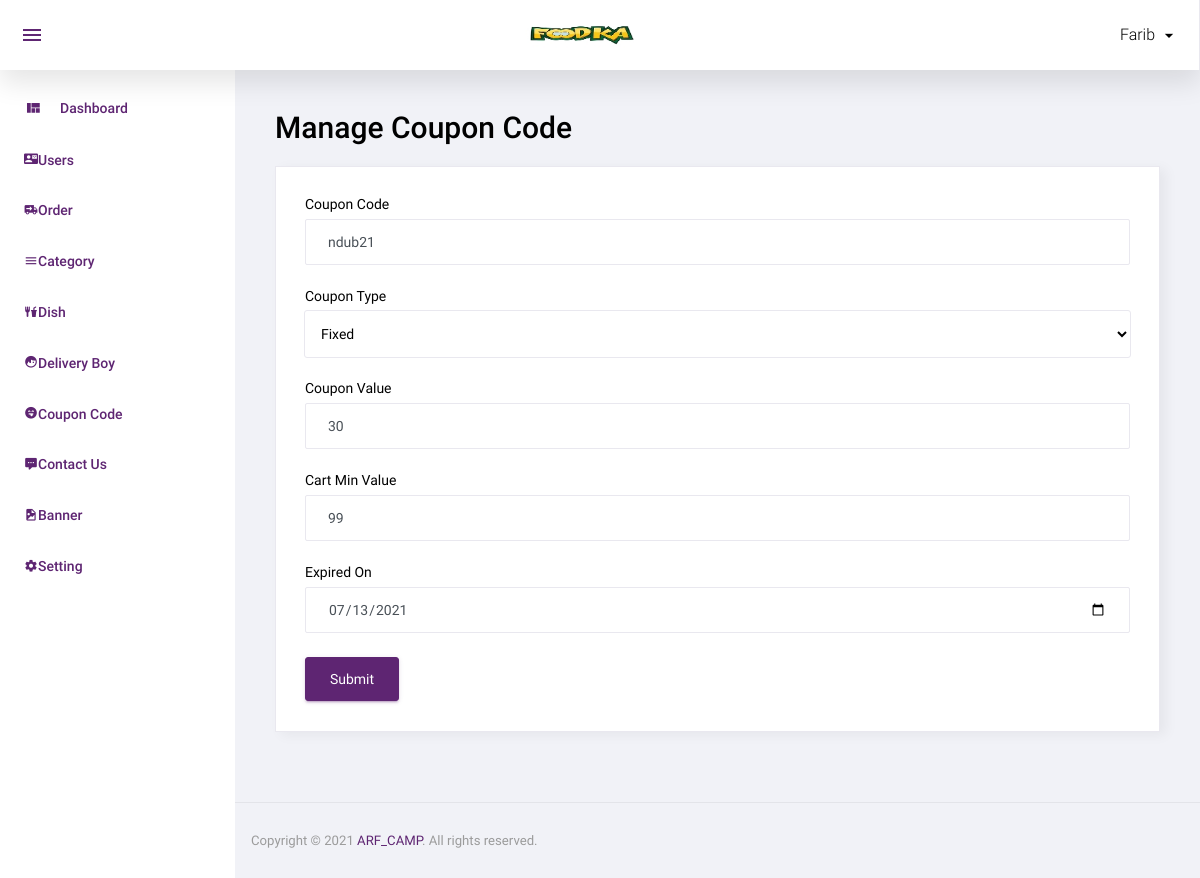
Page /admin/manage_coupon_code.php?id=1 (signed in) on the earlier database version.
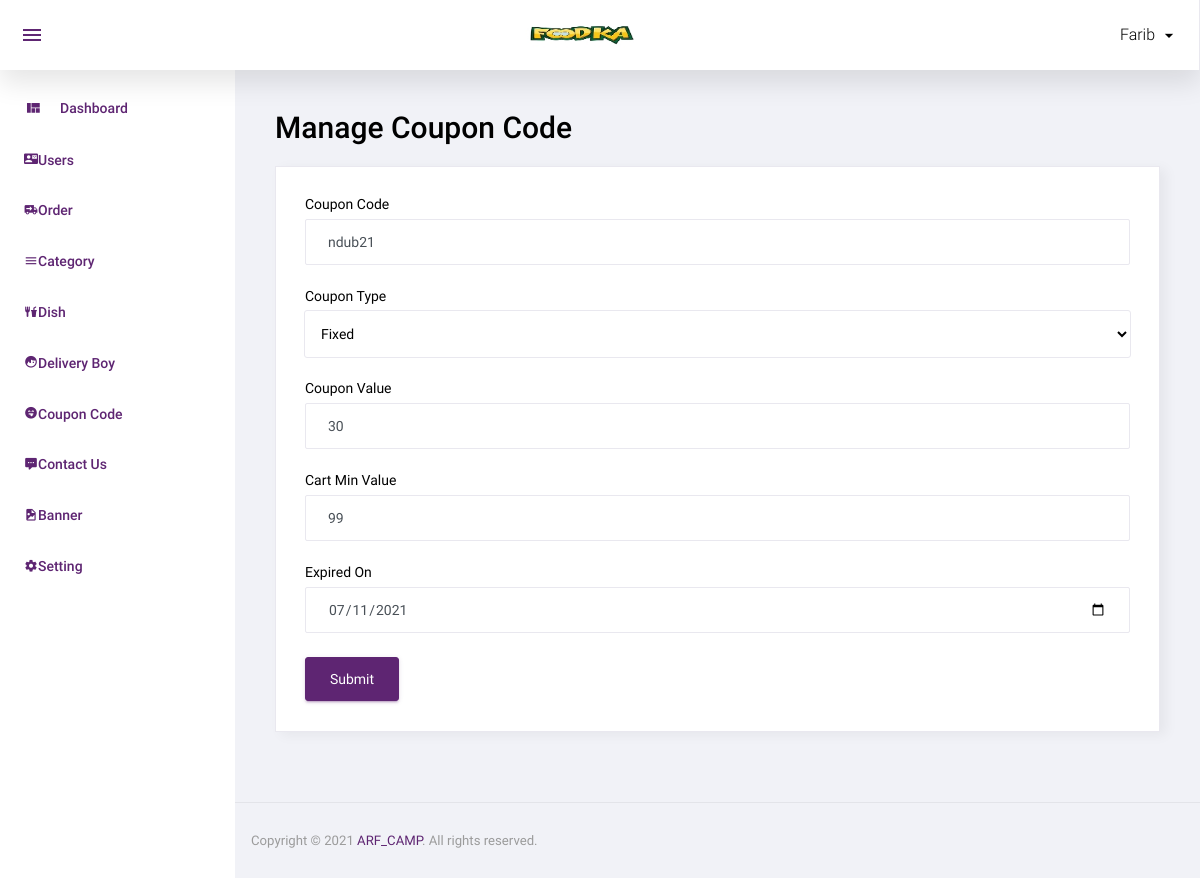
Same page on the later database version.
### tables this page shows
CREATE TABLE `coupon_code` (
  `id` int(11) NOT NULL,
  `coupon_code` varchar(20) NOT NULL,
  `coupon_type` enum('P','F') NOT NULL,
  `coupon_value` int(11) NOT NULL,
  `cart_min_value` int(11) NOT NULL,
  `expired_on` date NOT NULL,
  `status` int(11) NOT NULL,
  `added_on` datetime NOT NULL
);

### function.inc.php (called while the page is built, shortened)
<?php
function get_safe_value($str){
	global $con;
	$str=mysqli_real_escape_string($con,$str);
	return $str;
}
	?>

### admin/manage_coupon_code.php (the view, shortened to what this page needs)
<?php
include('top.php');
$coupon_code="";
$coupon_type="";
$coupon_value="";
$cart_min_value="";
$expired_on="";
if(isset($_GET['id']) && $_GET['id']>0){
	$id=get_safe_value($_GET['id']);
	$row=mysqli_fetch_assoc(mysqli_query($con,"select * from coupon_code where id='$id'"));
	$coupon_code=$row['coupon_code'];
	$coupon_type=$row['coupon_type'];
	$coupon_value=$row['coupon_value'];
	$cart_min_value=$row['cart_min_value'];
	$expired_on=$row['expired_on'];
}
?>
<div class="row">
			<h1 class="grid_title ml10 ml15">Manage Coupon Code</h1>
            <div class="col-12 grid-margin stretch-card">
              <div class="card">
                <div class="card-body">
                  <form class="forms-sample" method="post">
                    <div class="form-group">
                      <label for="exampleInputName1">Coupon Code</label>
                      <input type="text" class="form-control" placeholder="Coupon Code" name="coupon_code" required value="<?php echo $coupon_code?>">
                    </div>
					<div class="form-group">
                      <label for="exampleInputName1">Coupon Type</label>
                      <select name="coupon_type" required class="form-control">
						<?php
						$arr=array('P'=>'Percentage','F'=>'Fixed');
						foreach($arr as $key=>$val){
							if($key==$coupon_type){
								echo "<option value='".$key."' selected>".$val."</option>";
							}else{
								echo "<option value='".$key."'>".$val."</option>";
							}
						}
						?>
					  </select>
                    </div>
                    <div class="form-group">
                      <label for="exampleInputEmail3" required>Coupon Value</label>
                      <input type="textbox" class="form-control" placeholder="Coupon Value" name="coupon_value"  value="<?php echo $coupon_value?>">
                    </div>
					<div class="form-group">
                      <label for="exampleInputEmail3" required>Cart Min Value</label>
                      <input type="textbox" class="form-control" placeholder="Cart Min Value" name="cart_min_value"  value="<?php echo $cart_min_value?>">
                    </div>
					<div class="form-group">
                      <label for="exampleInputEmail3">Expired On</label>
                      <input type="date" class="form-control" placeholder="Expired On" name="expired_on"  value="<?php echo $expired_on?>">
                    </div>
                    <button type="submit" class="btn btn-primary mr-2" name="submit">Submit</button>
                  </form>
                </div>
              </div>
            </div>
		 </div>
<?php include('footer.php');?>

Differences in the rows shown:
changed coupon_code "ndub21": expired_on "07/13/2021" → "07/11/2021"
